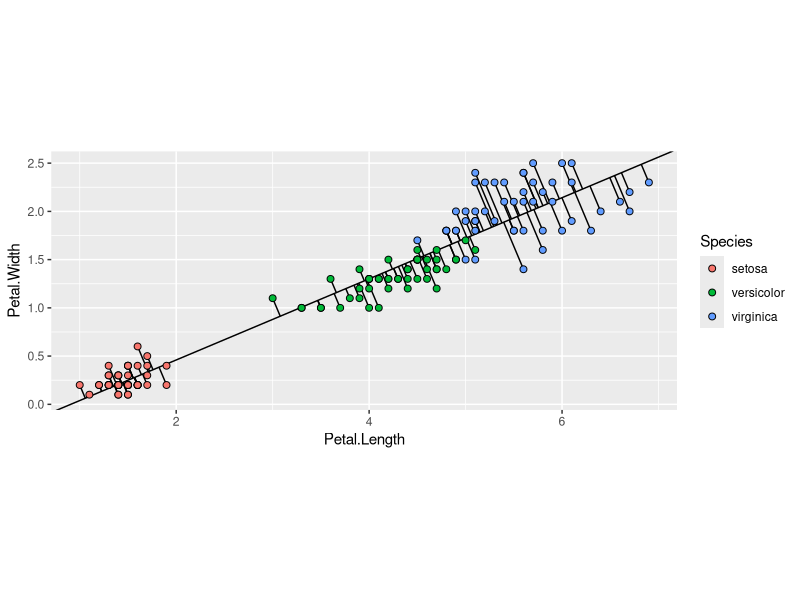
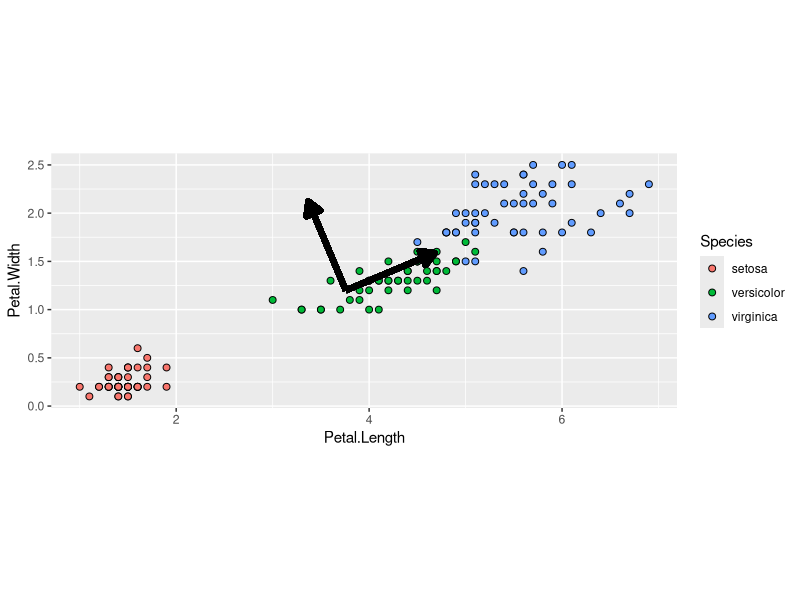
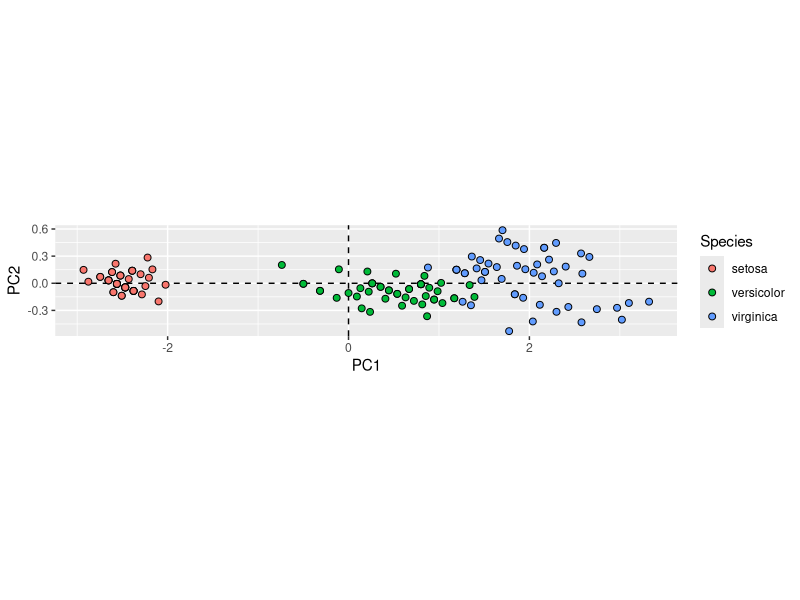
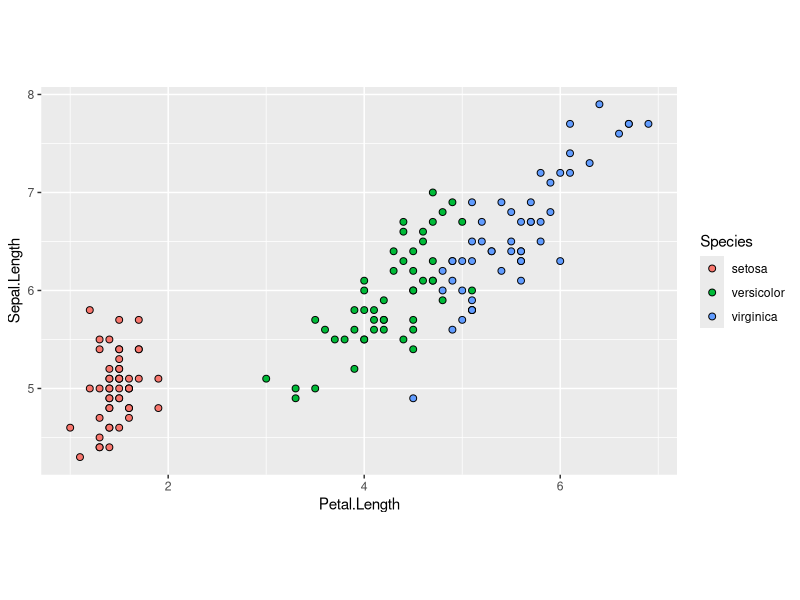
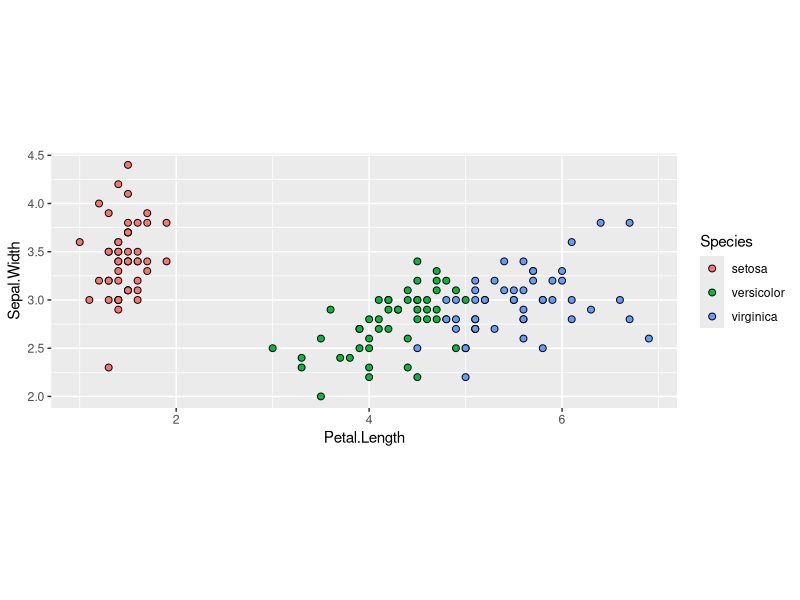
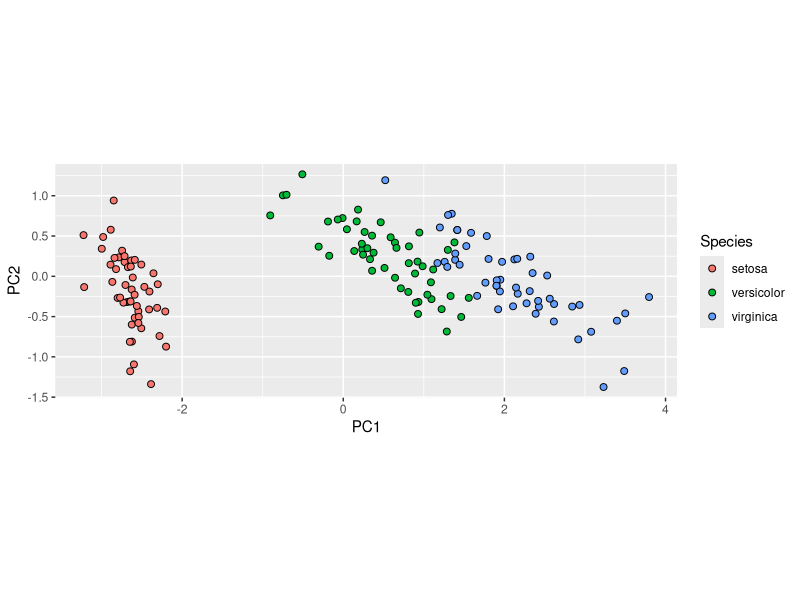
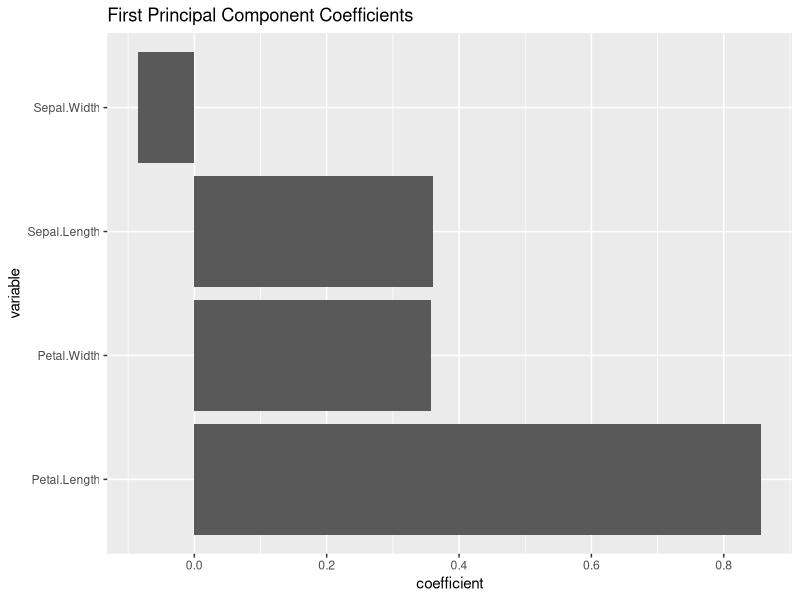

R code for these plots, in order:
## ---- chunk 1
head(iris)
## ---- chunk 2
library(tidyverse)
## ---- chunk 3
iris_pca <- iris %>% 
  select(Petal.Length, Petal.Width) %>% 
  prcomp()
## ---- chunk 4
iris_pca$rotation
## ---- chunk 5
optimal_angle = 180 / pi * atan(iris_pca$rotation['Petal.Width', 'PC1'] / iris_pca$rotation['Petal.Length', 'PC1'])

angle = optimal_angle

# For graphing purposes, we need to know the slope of this line
slope = sin(angle * pi / 180) / cos(angle * pi / 180)

# A bit of linear algebra to find the projections
iris_projection <- iris %>% 
    as_tibble() %>% 
    mutate(projection = (Petal.Length - mean(iris$Petal.Length)) * cos(angle * pi / 180)  + (Petal.Width - mean(iris$Petal.Width)) * sin(angle * pi / 180),
           proj_x = mean(iris$Petal.Length) + projection * cos(angle * pi / 180), proj_y = mean(iris$Petal.Width) + projection * sin(angle*pi / 180))

iris_projection %>% 
    ggplot(aes(x = Petal.Length, y = Petal.Width, fill = Species)) + 
    geom_abline(slope = slope, intercept = mean(iris$Petal.Width) - slope*mean(iris$Petal.Length)) +
    geom_segment(aes(x = Petal.Length, y = Petal.Width, xend = proj_x, yend = proj_y)) +
    geom_point(shape = 21, color = 'black', size = 2) +
    coord_fixed(ratio = 1)
## ---- chunk 6
head(iris_pca$x)
## ---- chunk 7
summary(iris_pca)
## ---- chunk 8
covar <- iris %>% 
  select(Petal.Width, Petal.Length) %>% 
  cov()

covar
## ---- chunk 9
covar[1,1] + covar[2,2]
## ---- chunk 10
var(iris_pca$x[,'PC1']) / (covar[1,1] + covar[2,2])
## ---- chunk 11
iris_projection %>% 
  ggplot(aes(x = Petal.Length, y = Petal.Width, fill = Species)) + 
  geom_point(shape = 21, color = 'black', size = 2) +
  geom_segment(aes(x = mean(iris$Petal.Length), y = mean(iris$Petal.Width), xend = mean(iris$Petal.Length) + iris_pca$rotation['Petal.Length', 'PC1'], yend = mean(iris$Petal.Width) + iris_pca$rotation['Petal.Width', 'PC1']), color = 'black', arrow = arrow(ends = "last", length = unit(0.15, "inches"), type = "closed"), size = 2) +
  geom_segment(aes(x = mean(iris$Petal.Length), y = mean(iris$Petal.Width), xend = mean(iris$Petal.Length) + iris_pca$rotation['Petal.Length', 'PC2'], yend = mean(iris$Petal.Width) + iris_pca$rotation['Petal.Width', 'PC2']), color = 'black', arrow = arrow(ends = "last", length = unit(0.15, "inches"), type = "closed"), size = 2) +
  coord_fixed(ratio = 1)
## ---- chunk 12
iris_pca$x %>% 
  as_tibble() %>% 
  add_column(Species = iris$Species) %>% 
  ggplot(aes(x = PC1, y = PC2, fill = Species)) + 
  geom_hline(yintercept = 0, linetype = 'dashed') +
  geom_vline(xintercept = 0, linetype = 'dashed') +
  geom_point(shape = 21, color = 'black', size = 2) +
  coord_fixed(ratio = 1)
## ---- chunk 13
iris_pca$x %>% 
  cov()
## ---- chunk 14
iris %>% 
  ggplot(aes(x = Petal.Length, y = Sepal.Length, fill = Species)) + 
  geom_point(shape = 21, color = 'black', size = 2) +
  coord_fixed(ratio = 1)
## ---- chunk 15
iris %>% 
  ggplot(aes(x = Petal.Length, y = Sepal.Width, fill = Species)) + 
  geom_point(shape = 21, color = 'black', size = 2) +
  coord_fixed(ratio = 1)
## ---- chunk 16
iris_full_pca <- prcomp(iris %>% select(-Species))
summary(iris_full_pca)
## ---- chunk 17
iris_full_pca$x %>% 
  as_tibble() %>% 
  mutate(Species = iris$Species) %>% 
  ggplot(aes(x = PC1, y = PC2, fill = Species)) + 
  geom_point(shape = 21, color = 'black', size = 2) +
  coord_fixed(ratio = 1)
## ---- chunk 18
iris_full_pca$rotation
## ---- chunk 19
tibble(coefficient = iris_full_pca$rotation[,1], variable = names(iris_full_pca$rotation[,1])) %>% 
  ggplot(aes(x = variable, y = coefficient)) + 
  geom_col() + 
  coord_flip() +
  labs(title = "First Principal Component Coefficients")
## ---- chunk 20
iris_pca_scaled <- iris %>% 
  select(-Species) %>% 
  prcomp(scale = TRUE)
## ---- chunk 21
summary(iris_pca_scaled)
## ---- chunk 22
iris_pca_scaled$rotation
